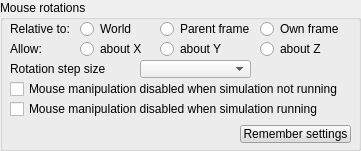
  <widget class="QGroupBox" name="groupBox_3">
   <property name="geometry">
    <rect>
     <x>10</x>
     <y>10</y>
     <width>361</width>
     <height>151</height>
    </rect>
   </property>
   <property name="title">
    <string>Mouse rotations</string>
   </property>
   <property name="flat">
    <bool>true</bool>
   </property>
   <widget class="QLabel" name="label_5">
    <property name="geometry">
     <rect>
      <x>10</x>
      <y>20</y>
      <width>71</width>
      <height>18</height>
     </rect>
    </property>
    <property name="text">
     <string>Relative to:</string>
    </property>
   </widget>
   <widget class="QRadioButton" name="qqOrWorld">
    <property name="geometry">
     <rect>
      <x>80</x>
      <y>20</y>
      <width>81</width>
      <height>18</height>
     </rect>
    </property>
    <property name="focusPolicy">
     <enum>Qt::StrongFocus</enum>
    </property>
    <property name="text">
     <string>World</string>
    </property>
    <property name="autoExclusive">
     <bool>false</bool>
    </property>
   </widget>
   <widget class="QRadioButton" name="qqOrParent">
    <property name="geometry">
     <rect>
      <x>160</x>
      <y>20</y>
      <width>101</width>
      <height>18</height>
     </rect>
    </property>
    <property name="focusPolicy">
     <enum>Qt::StrongFocus</enum>
    </property>
    <property name="text">
     <string>Parent frame</string>
    </property>
    <property name="autoExclusive">
     <bool>false</bool>
    </property>
   </widget>
   <widget class="QRadioButton" name="qqOrOwn">
    <property name="geometry">
     <rect>
      <x>260</x>
      <y>20</y>
      <width>101</width>
      <height>18</height>
     </rect>
    </property>
    <property name="focusPolicy">
     <enum>Qt::StrongFocus</enum>
    </property>
    <property name="text">
     <string>Own frame</string>
    </property>
    <property name="autoExclusive">
     <bool>false</bool>
    </property>
   </widget>
   <widget class="QRadioButton" name="qqOrA">
    <property name="geometry">
     <rect>
      <x>80</x>
      <y>40</y>
      <width>71</width>
      <height>18</height>
     </rect>
    </property>
    <property name="focusPolicy">
     <enum>Qt::StrongFocus</enum>
    </property>
    <property name="text">
     <string>about X</string>
    </property>
    <property name="autoExclusive">
     <bool>false</bool>
    </property>
   </widget>
   <widget class="QLabel" name="label_6">
    <property name="geometry">
     <rect>
      <x>10</x>
      <y>40</y>
      <width>71</width>
      <height>18</height>
     </rect>
    </property>
    <property name="text">
     <string>Allow:</string>
    </property>
   </widget>
   <widget class="QRadioButton" name="qqOrB">
    <property name="geometry">
     <rect>
      <x>160</x>
      <y>40</y>
      <width>91</width>
      <height>18</height>
     </rect>
    </property>
    <property name="focusPolicy">
     <enum>Qt::StrongFocus</enum>
    </property>
    <property name="text">
     <string>about Y</string>
    </property>
    <property name="autoExclusive">
     <bool>false</bool>
    </property>
   </widget>
   <widget class="QRadioButton" name="qqOrG">
    <property name="geometry">
     <rect>
      <x>260</x>
      <y>40</y>
      <width>91</width>
      <height>18</height>
     </rect>
    </property>
    <property name="focusPolicy">
     <enum>Qt::StrongFocus</enum>
    </property>
    <property name="text">
     <string>about Z</string>
    </property>
    <property name="autoExclusive">
     <bool>false</bool>
    </property>
   </widget>
   <widget class="QLabel" name="label_7">
    <property name="geometry">
     <rect>
      <x>10</x>
      <y>60</y>
      <width>131</width>
      <height>18</height>
     </rect>
    </property>
    <property name="text">
     <string>Rotation step size</string>
    </property>
   </widget>
   <widget class="QComboBox" name="qqOrCombo">
    <property name="geometry">
     <rect>
      <x>140</x>
      <y>60</y>
      <width>111</width>
      <height>18</height>
     </rect>
    </property>
   </widget>
   <widget class="QCheckBox" name="qqDisabledWhenRunning">
    <property name="geometry">
     <rect>
      <x>10</x>
      <y>100</y>
      <width>351</width>
      <height>18</height>
     </rect>
    </property>
    <property name="focusPolicy">
     <enum>Qt::StrongFocus</enum>
    </property>
    <property name="text">
     <string>Mouse manipulation disabled when simulation running</string>
    </property>
   </widget>
   <widget class="QCheckBox" name="qqDisabledWhenNotRunning">
    <property name="geometry">
     <rect>
      <x>10</x>
      <y>80</y>
      <width>351</width>
      <height>18</height>
     </rect>
    </property>
    <property name="focusPolicy">
     <enum>Qt::StrongFocus</enum>
    </property>
    <property name="text">
     <string>Mouse manipulation disabled when simulation not running</string>
    </property>
   </widget>
   <widget class="QToolButton" name="qqRememberManipulationSettings">
    <property name="geometry">
     <rect>
      <x>240</x>
      <y>125</y>
      <width>111</width>
      <height>18</height>
     </rect>
    </property>
    <property name="palette">
     <palette>
      <active>
       <colorrole role="WindowText">
        <brush brushstyle="SolidPattern">
         <color alpha="255">
          <red>0</red>
          <green>0</green>
          <blue>0</blue>
         </color>
        </brush>
       </colorrole>
       <colorrole role="Button">
        <brush brushstyle="SolidPattern">
         <color alpha="255">
          <red>220</red>
          <green>220</green>
          <blue>220</blue>
         </color>
        </brush>
       </colorrole>
       <colorrole role="Light">
        <brush brushstyle="SolidPattern">
         <color alpha="255">
          <red>255</red>
          <green>255</green>
          <blue>255</blue>
         </color>
        </brush>
       </colorrole>
       <colorrole role="Midlight">
        <brush brushstyle="SolidPattern">
         <color alpha="255">
          <red>237</red>
          <green>237</green>
          <blue>237</blue>
         </color>
        </brush>
       </colorrole>
       <colorrole role="Dark">
        <brush brushstyle="SolidPattern">
         <color alpha="255">
          <red>110</red>
          <green>110</green>
          <blue>110</blue>
         </color>
        </brush>
       </colorrole>
       <colorrole role="Mid">
        <brush brushstyle="SolidPattern">
         <color alpha="255">
          <red>147</red>
          <green>147</green>
          <blue>147</blue>
         </color>
        </brush>
       </colorrole>
       <colorrole role="Text">
        <brush brushstyle="SolidPattern">
         <color alpha="255">
          <red>0</red>
          <green>0</green>
          <blue>0</blue>
         </color>
        </brush>
       </colorrole>
       <colorrole role="BrightText">
        <brush brushstyle="SolidPattern">
         <color alpha="255">
          <red>255</red>
          <green>255</green>
          <blue>255</blue>
         </color>
        </brush>
       </colorrole>
       <colorrole role="ButtonText">
        <brush brushstyle="SolidPattern">
         <color alpha="255">
          <red>0</red>
          <green>0</green>
          <blue>0</blue>
         </color>
        </brush>
       </colorrole>
       <colorrole role="Base">
        <brush brushstyle="SolidPattern">
         <color alpha="255">
          <red>255</red>
          <green>255</green>
          <blue>255</blue>
         </color>
        </brush>
       </colorrole>
       <colorrole role="Window">
        <brush brushstyle="SolidPattern">
         <color alpha="255">
          <red>220</red>
          <green>220</green>
          <blue>220</blue>
         </color>
        </brush>
       </colorrole>
       <colorrole role="Shadow">
        <brush brushstyle="SolidPattern">
         <color alpha="255">
          <red>0</red>
          <green>0</green>
          <blue>0</blue>
         </color>
        </brush>
       </colorrole>
       <colorrole role="AlternateBase">
        <brush brushstyle="SolidPattern">
         <color alpha="255">
          <red>237</red>
          <green>237</green>
          <blue>237</blue>
         </color>
        </brush>
       </colorrole>
       <colorrole role="ToolTipBase">
        <brush brushstyle="SolidPattern">
         <color alpha="255">
          <red>255</red>
          <green>255</green>
          <blue>220</blue>
         </color>
        </brush>
       </colorrole>
       <colorrole role="ToolTipText">
        <brush brushstyle="SolidPattern">
         <color alpha="255">
          <red>0</red>
          <green>0</green>
          <blue>0</blue>
         </color>
        </brush>
       </colorrole>
      </active>
      <inactive>
       <colorrole role="WindowText">
        <brush brushstyle="SolidPattern">
         <color alpha="255">
          <red>0</red>
          <green>0</green>
          <blue>0</blue>
         </color>
        </brush>
       </colorrole>
       <colorrole role="Button">
        <brush brushstyle="SolidPattern">
         <color alpha="255">
          <red>220</red>
          <green>220</green>
          <blue>220</blue>
         </color>
        </brush>
       </colorrole>
       <colorrole role="Light">
        <brush brushstyle="SolidPattern">
         <color alpha="255">
          <red>255</red>
          <green>255</green>
          <blue>255</blue>
         </color>
        </brush>
       </colorrole>
       <colorrole role="Midlight">
        <brush brushstyle="SolidPattern">
         <color alpha="255">
          <red>237</red>
          <green>237</green>
          <blue>237</blue>
         </color>
        </brush>
       </colorrole>
       <colorrole role="Dark">
        <brush brushstyle="SolidPattern">
         <color alpha="255">
          <red>110</red>
          <green>110</green>
          <blue>110</blue>
         </color>
        </brush>
       </colorrole>
       <colorrole role="Mid">
        <brush brushstyle="SolidPattern">
         <color alpha="255">
          <red>147</red>
          <green>147</green>
          <blue>147</blue>
         </color>
        </brush>
       </colorrole>
       <colorrole role="Text">
        <brush brushstyle="SolidPattern">
         <color alpha="255">
          <red>0</red>
          <green>0</green>
          <blue>0</blue>
         </color>
        </brush>
       </colorrole>
       <colorrole role="BrightText">
        <brush brushstyle="SolidPattern">
         <color alpha="255">
          <red>255</red>
          <green>255</green>
          <blue>255</blue>
         </color>
        </brush>
       </colorrole>
       <colorrole role="ButtonText">
        <brush brushstyle="SolidPattern">
         <color alpha="255">
          <red>0</red>
          <green>0</green>
          <blue>0</blue>
         </color>
        </brush>
       </colorrole>
       <colorrole role="Base">
        <brush brushstyle="SolidPattern">
         <color alpha="255">
          <red>255</red>
          <green>255</green>
          <blue>255</blue>
         </color>
        </brush>
       </colorrole>
       <colorrole role="Window">
        <brush brushstyle="SolidPattern">
         <color alpha="255">
          <red>220</red>
          <green>220</green>
          <blue>220</blue>
         </color>
        </brush>
       </colorrole>
       <colorrole role="Shadow">
        <brush brushstyle="SolidPattern">
         <color alpha="255">
          <red>0</red>
          <green>0</green>
          <blue>0</blue>
         </color>
        </brush>
       </colorrole>
       <colorrole role="AlternateBase">
        <brush brushstyle="SolidPattern">
         <color alpha="255">
          <red>237</red>
          <green>237</green>
          <blue>237</blue>
         </color>
        </brush>
       </colorrole>
       <colorrole role="ToolTipBase">
        <brush brushstyle="SolidPattern">
         <color alpha="255">
          <red>255</red>
          <green>255</green>
          <blue>220</blue>
         </color>
        </brush>
       </colorrole>
       <colorrole role="ToolTipText">
        <brush brushstyle="SolidPattern">
         <color alpha="255">
          <red>0</red>
          <green>0</green>
          <blue>0</blue>
         </color>
        </brush>
       </colorrole>
      </inactive>
      <disabled>
       <colorrole role="WindowText">
        <brush brushstyle="SolidPattern">
         <color alpha="255">
          <red>110</red>
          <green>110</green>
          <blue>110</blue>
         </color>
        </brush>
       </colorrole>
       <colorrole role="Button">
        <brush brushstyle="SolidPattern">
         <color alpha="255">
          <red>220</red>
          <green>220</green>
          <blue>220</blue>
         </color>
        </brush>
       </colorrole>
       <colorrole role="Light">
        <brush brushstyle="SolidPattern">
         <color alpha="255">
          <red>255</red>
          <green>255</green>
          <blue>255</blue>
         </color>
        </brush>
       </colorrole>
       <colorrole role="Midlight">
        <brush brushstyle="SolidPattern">
         <color alpha="255">
          <red>237</red>
          <green>237</green>
          <blue>237</blue>
         </color>
        </brush>
       </colorrole>
       <colorrole role="Dark">
        <brush brushstyle="SolidPattern">
         <color alpha="255">
          <red>110</red>
          <green>110</green>
          <blue>110</blue>
         </color>
        </brush>
       </colorrole>
       <colorrole role="Mid">
        <brush brushstyle="SolidPattern">
         <color alpha="255">
          <red>147</red>
          <green>147</green>
          <blue>147</blue>
         </color>
        </brush>
       </colorrole>
       <colorrole role="Text">
        <brush brushstyle="SolidPattern">
         <color alpha="255">
          <red>110</red>
          <green>110</green>
          <blue>110</blue>
         </color>
        </brush>
       </colorrole>
       <colorrole role="BrightText">
        <brush brushstyle="SolidPattern">
         <color alpha="255">
          <red>255</red>
          <green>255</green>
          <blue>255</blue>
         </color>
        </brush>
       </colorrole>
       <colorrole role="ButtonText">
        <brush brushstyle="SolidPattern">
         <color alpha="255">
          <red>110</red>
          <green>110</green>
          <blue>110</blue>
         </color>
        </brush>
       </colorrole>
       <colorrole role="Base">
        <brush brushstyle="SolidPattern">
         <color alpha="255">
          <red>220</red>
          <green>220</green>
          <blue>220</blue>
         </color>
        </brush>
       </colorrole>
       <colorrole role="Window">
        <brush brushstyle="SolidPattern">
         <color alpha="255">
          <red>220</red>
          <green>220</green>
          <blue>220</blue>
         </color>
        </brush>
       </colorrole>
       <colorrole role="Shadow">
        <brush brushstyle="SolidPattern">
         <color alpha="255">
          <red>0</red>
          <green>0</green>
          <blue>0</blue>
         </color>
        </brush>
       </colorrole>
       <colorrole role="AlternateBase">
        <brush brushstyle="SolidPattern">
         <color alpha="255">
          <red>220</red>
          <green>220</green>
          <blue>220</blue>
         </color>
        </brush>
       </colorrole>
       <colorrole role="ToolTipBase">
        <brush brushstyle="SolidPattern">
         <color alpha="255">
          <red>255</red>
          <green>255</green>
          <blue>220</blue>
         </color>
        </brush>
       </colorrole>
       <colorrole role="ToolTipText">
        <brush brushstyle="SolidPattern">
         <color alpha="255">
          <red>0</red>
          <green>0</green>
          <blue>0</blue>
         </color>
        </brush>
       </colorrole>
      </disabled>
     </palette>
    </property>
    <property name="focusPolicy">
     <enum>Qt::StrongFocus</enum>
    </property>
    <property name="text">
     <string>Remember settings</string>
    </property>
   </widget>
  </widget>
